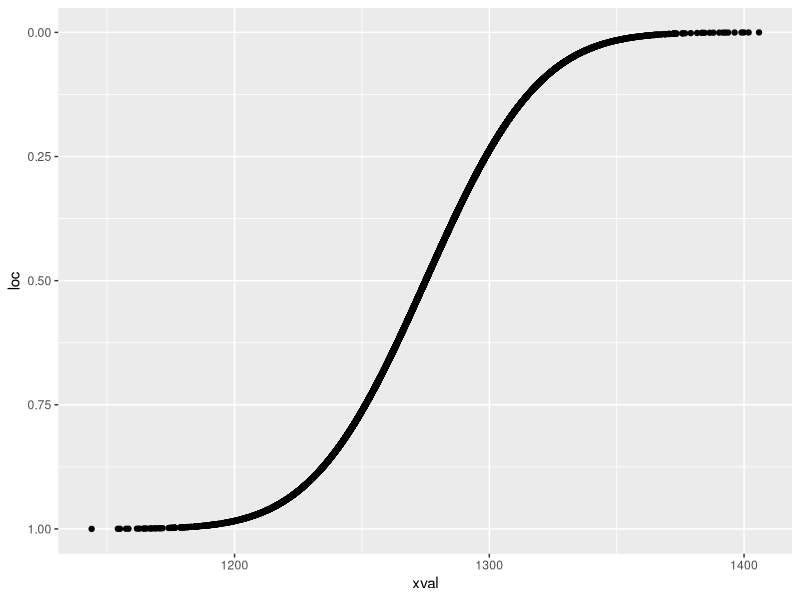
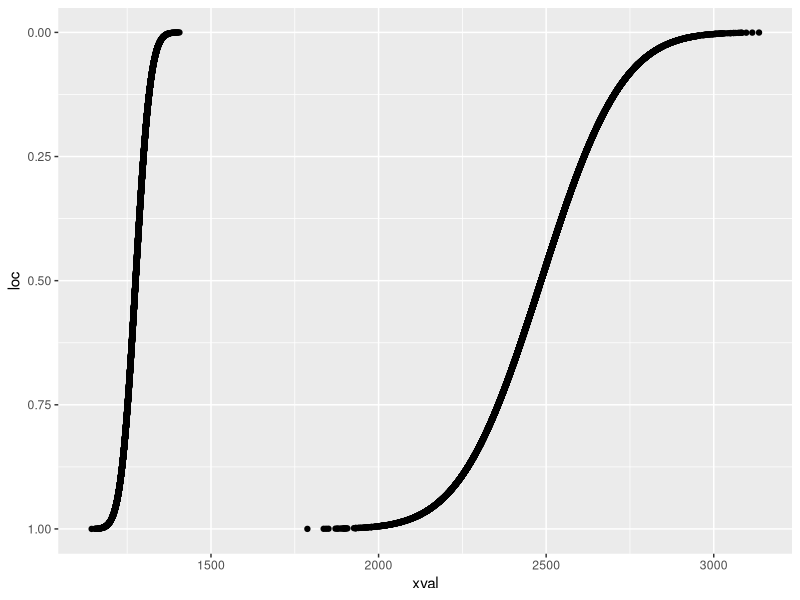

Write the R code that produced these figures, in order.
## ---- chunk 1
library(tidyverse)
## ---- chunk 2
# create data
mean_stat <- 1275
sd_stat <- 35

df_distro <- tibble(
  xval = rnorm(10000, mean=mean_stat, sd=sd_stat),
  z_stat = (xval - mean_stat) / sd_stat,
  pval = pnorm(z_stat, 0, 1),
  loc = 1 - pval
  ) |> 
  arrange(xval)

df_distro

# what is the value at LOC 65?
df_distro |> 
  filter(loc > 0.649 & loc < 0.651) |> 
  summarise(mean_loc65 = mean(xval))

write_csv(df_distro, "df_distro.csv")

## ---- chunk 3

p_distro <- ggplot(df_distro, aes(x = xval, y = loc)) +
  geom_point() +
  scale_y_reverse()
  
p_distro

## ---- chunk 4
# create data
mean_stat <- 2485
sd_stat <- 190

df_distro2 <- tibble(
  xval = rnorm(10000, mean=mean_stat, sd=sd_stat),
  z_stat = (xval - mean_stat) / sd_stat,
  pval = pnorm(z_stat, 0, 1),
  loc = 1 - pval
  ) |> 
  arrange(xval)

# what is the value at LOC 65?
df_distro2 |> 
  filter(loc > 0.649 & loc < 0.651) |> 
  summarise(mean_loc65 = mean(xval))


write_csv(df_distro2, "df_distro2.csv")


## ---- chunk 5

p_distro2 <- p_distro +
  geom_point(data = df_distro2, aes(x = xval, y = loc))

p_distro2

